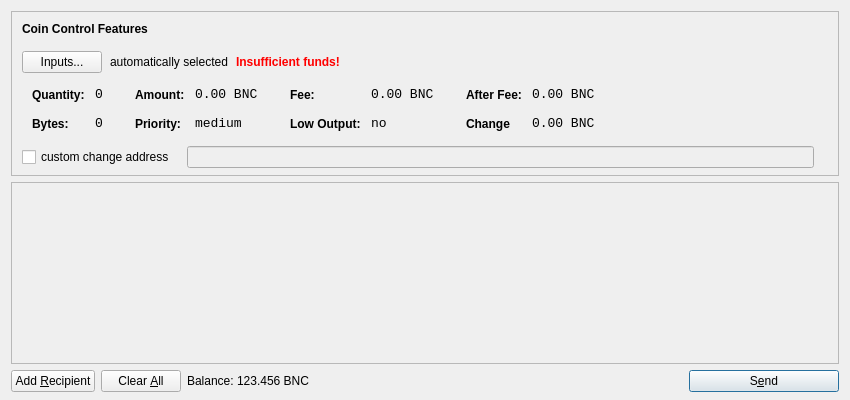
<?xml version="1.0" encoding="UTF-8"?>
<ui version="4.0">
 <class>SendCoinsDialog</class>
 <widget class="QDialog" name="SendCoinsDialog">
  <property name="geometry">
   <rect>
    <x>0</x>
    <y>0</y>
    <width>850</width>
    <height>400</height>
   </rect>
  </property>
  <property name="windowTitle">
   <string>Send Coins</string>
  </property>
  <layout class="QVBoxLayout" name="verticalLayout" stretch="0,1,0">
   <property name="bottomMargin">
    <number>8</number>
   </property>
   <item>
    <widget class="QFrame" name="frameCoinControl">
     <property name="sizePolicy">
      <sizepolicy hsizetype="Expanding" vsizetype="Expanding">
       <horstretch>0</horstretch>
       <verstretch>0</verstretch>
      </sizepolicy>
     </property>
     <property name="maximumSize">
      <size>
       <width>16777215</width>
       <height>16777215</height>
      </size>
     </property>
     <property name="frameShape">
      <enum>QFrame::StyledPanel</enum>
     </property>
     <property name="frameShadow">
      <enum>QFrame::Sunken</enum>
     </property>
     <layout class="QVBoxLayout" name="verticalLayoutCoinControl2">
      <property name="spacing">
       <number>-1</number>
      </property>
      <property name="leftMargin">
       <number>0</number>
      </property>
      <property name="topMargin">
       <number>0</number>
      </property>
      <property name="rightMargin">
       <number>0</number>
      </property>
      <property name="bottomMargin">
       <number>6</number>
      </property>
      <item>
       <layout class="QVBoxLayout" name="verticalLayoutCoinControl" stretch="0,0,0,0,1">
        <property name="spacing">
         <number>0</number>
        </property>
        <property name="leftMargin">
         <number>10</number>
        </property>
        <property name="topMargin">
         <number>10</number>
        </property>
        <item>
         <layout class="QHBoxLayout" name="horizontalLayoutCoinControl1">
          <property name="bottomMargin">
           <number>15</number>
          </property>
          <item>
           <widget class="QLabel" name="labelCoinControlFeatures">
            <property name="sizePolicy">
             <sizepolicy hsizetype="Preferred" vsizetype="Maximum">
              <horstretch>0</horstretch>
              <verstretch>0</verstretch>
             </sizepolicy>
            </property>
            <property name="font">
             <font>
              <weight>75</weight>
              <bold>true</bold>
             </font>
            </property>
            <property name="styleSheet">
             <string notr="true">font-weight:bold;</string>
            </property>
            <property name="text">
             <string>Coin Control Features</string>
            </property>
           </widget>
          </item>
         </layout>
        </item>
        <item>
         <layout class="QHBoxLayout" name="horizontalLayoutCoinControl2" stretch="0,0,0,0">
          <property name="spacing">
           <number>8</number>
          </property>
          <property name="bottomMargin">
           <number>10</number>
          </property>
          <item>
           <widget class="QPushButton" name="pushButtonCoinControl">
            <property name="styleSheet">
             <string notr="true"/>
            </property>
            <property name="text">
             <string>Inputs...</string>
            </property>
           </widget>
          </item>
          <item>
           <widget class="QLabel" name="labelCoinControlAutomaticallySelected">
            <property name="text">
             <string>automatically selected</string>
            </property>
            <property name="margin">
             <number>5</number>
            </property>
           </widget>
          </item>
          <item>
           <widget class="QLabel" name="labelCoinControlInsuffFunds">
            <property name="font">
             <font>
              <weight>75</weight>
              <bold>true</bold>
             </font>
            </property>
            <property name="styleSheet">
             <string notr="true">color:red;font-weight:bold;</string>
            </property>
            <property name="text">
             <string>Insufficient funds!</string>
            </property>
            <property name="margin">
             <number>5</number>
            </property>
           </widget>
          </item>
          <item>
           <spacer name="horizontalSpacerCoinControl">
            <property name="orientation">
             <enum>Qt::Horizontal</enum>
            </property>
            <property name="sizeHint" stdset="0">
             <size>
              <width>40</width>
              <height>1</height>
             </size>
            </property>
           </spacer>
          </item>
         </layout>
        </item>
        <item>
         <widget class="QWidget" name="widgetCoinControl" native="true">
          <property name="sizePolicy">
           <sizepolicy hsizetype="Preferred" vsizetype="Preferred">
            <horstretch>0</horstretch>
            <verstretch>0</verstretch>
           </sizepolicy>
          </property>
          <property name="minimumSize">
           <size>
            <width>0</width>
            <height>0</height>
           </size>
          </property>
          <property name="styleSheet">
           <string notr="true"/>
          </property>
          <layout class="QHBoxLayout" name="horizontalLayoutCoinControl5">
           <property name="margin">
            <number>0</number>
           </property>
           <item>
            <layout class="QHBoxLayout" name="horizontalLayoutCoinControl3" stretch="0,0,0,1">
             <property name="spacing">
              <number>20</number>
             </property>
             <property name="topMargin">
              <number>0</number>
             </property>
             <property name="bottomMargin">
              <number>10</number>
             </property>
             <item>
              <layout class="QFormLayout" name="formLayoutCoinControl1">
               <property name="horizontalSpacing">
                <number>10</number>
               </property>
               <property name="verticalSpacing">
                <number>14</number>
               </property>
               <property name="leftMargin">
                <number>10</number>
               </property>
               <property name="topMargin">
                <number>4</number>
               </property>
               <property name="rightMargin">
                <number>6</number>
               </property>
               <item row="0" column="0">
                <widget class="QLabel" name="labelCoinControlQuantityText">
                 <property name="styleSheet">
                  <string notr="true">font-weight:bold;</string>
                 </property>
                 <property name="text">
                  <string>Quantity:</string>
                 </property>
                 <property name="margin">
                  <number>0</number>
                 </property>
                </widget>
               </item>
               <item row="0" column="1">
                <widget class="QLabel" name="labelCoinControlQuantity">
                 <property name="font">
                  <font>
                   <family>Monospace</family>
                   <pointsize>10</pointsize>
                  </font>
                 </property>
                 <property name="cursor">
                  <cursorShape>IBeamCursor</cursorShape>
                 </property>
                 <property name="contextMenuPolicy">
                  <enum>Qt::ActionsContextMenu</enum>
                 </property>
                 <property name="text">
                  <string>0</string>
                 </property>
                 <property name="margin">
                  <number>0</number>
                 </property>
                 <property name="textInteractionFlags">
                  <set>Qt::LinksAccessibleByMouse|Qt::TextSelectableByKeyboard|Qt::TextSelectableByMouse</set>
                 </property>
                </widget>
               </item>
               <item row="1" column="0">
                <widget class="QLabel" name="labelCoinControlBytesText">
                 <property name="styleSheet">
                  <string notr="true">font-weight:bold;</string>
                 </property>
                 <property name="text">
                  <string>Bytes:</string>
                 </property>
                </widget>
               </item>
               <item row="1" column="1">
                <widget class="QLabel" name="labelCoinControlBytes">
                 <property name="font">
                  <font>
                   <family>Monospace</family>
                   <pointsize>10</pointsize>
                  </font>
                 </property>
                 <property name="cursor">
                  <cursorShape>IBeamCursor</cursorShape>
                 </property>
                 <property name="contextMenuPolicy">
                  <enum>Qt::ActionsContextMenu</enum>
                 </property>
                 <property name="text">
                  <string>0</string>
                 </property>
                 <property name="textInteractionFlags">
                  <set>Qt::LinksAccessibleByMouse|Qt::TextSelectableByKeyboard|Qt::TextSelectableByMouse</set>
                 </property>
                </widget>
               </item>
              </layout>
             </item>
             <item>
              <layout class="QFormLayout" name="formLayoutCoinControl2">
               <property name="horizontalSpacing">
                <number>10</number>
               </property>
               <property name="verticalSpacing">
                <number>14</number>
               </property>
               <property name="leftMargin">
                <number>6</number>
               </property>
               <property name="topMargin">
                <number>4</number>
               </property>
               <property name="rightMargin">
                <number>6</number>
               </property>
               <item row="0" column="0">
                <widget class="QLabel" name="labelCoinControlAmountText">
                 <property name="styleSheet">
                  <string notr="true">font-weight:bold;</string>
                 </property>
                 <property name="text">
                  <string>Amount:</string>
                 </property>
                 <property name="margin">
                  <number>0</number>
                 </property>
                </widget>
               </item>
               <item row="0" column="1">
                <widget class="QLabel" name="labelCoinControlAmount">
                 <property name="font">
                  <font>
                   <family>Monospace</family>
                   <pointsize>10</pointsize>
                  </font>
                 </property>
                 <property name="cursor">
                  <cursorShape>IBeamCursor</cursorShape>
                 </property>
                 <property name="contextMenuPolicy">
                  <enum>Qt::ActionsContextMenu</enum>
                 </property>
                 <property name="text">
                  <string>0.00 BNC</string>
                 </property>
                 <property name="textInteractionFlags">
                  <set>Qt::LinksAccessibleByMouse|Qt::TextSelectableByKeyboard|Qt::TextSelectableByMouse</set>
                 </property>
                </widget>
               </item>
               <item row="1" column="0">
                <widget class="QLabel" name="labelCoinControlPriorityText">
                 <property name="styleSheet">
                  <string notr="true">font-weight:bold;</string>
                 </property>
                 <property name="text">
                  <string>Priority:</string>
                 </property>
                </widget>
               </item>
               <item row="1" column="1">
                <widget class="QLabel" name="labelCoinControlPriority">
                 <property name="font">
                  <font>
                   <family>Monospace</family>
                   <pointsize>10</pointsize>
                  </font>
                 </property>
                 <property name="cursor">
                  <cursorShape>IBeamCursor</cursorShape>
                 </property>
                 <property name="contextMenuPolicy">
                  <enum>Qt::ActionsContextMenu</enum>
                 </property>
                 <property name="text">
                  <string>medium</string>
                 </property>
                 <property name="textInteractionFlags">
                  <set>Qt::LinksAccessibleByMouse|Qt::TextSelectableByKeyboard|Qt::TextSelectableByMouse</set>
                 </property>
                </widget>
               </item>
              </layout>
             </item>
             <item>
              <layout class="QFormLayout" name="formLayoutCoinControl3">
               <property name="horizontalSpacing">
                <number>10</number>
               </property>
               <property name="verticalSpacing">
                <number>14</number>
               </property>
               <property name="leftMargin">
                <number>6</number>
               </property>
               <property name="topMargin">
                <number>4</number>
               </property>
               <property name="rightMargin">
                <number>6</number>
               </property>
               <item row="0" column="0">
                <widget class="QLabel" name="labelCoinControlFeeText">
                 <property name="styleSheet">
                  <string notr="true">font-weight:bold;</string>
                 </property>
                 <property name="text">
                  <string>Fee:</string>
                 </property>
                 <property name="margin">
                  <number>0</number>
                 </property>
                </widget>
               </item>
               <item row="0" column="1">
                <widget class="QLabel" name="labelCoinControlFee">
                 <property name="font">
                  <font>
                   <family>Monospace</family>
                   <pointsize>10</pointsize>
                  </font>
                 </property>
                 <property name="cursor">
                  <cursorShape>IBeamCursor</cursorShape>
                 </property>
                 <property name="contextMenuPolicy">
                  <enum>Qt::ActionsContextMenu</enum>
                 </property>
                 <property name="text">
                  <string>0.00 BNC</string>
                 </property>
                 <property name="textInteractionFlags">
                  <set>Qt::LinksAccessibleByMouse|Qt::TextSelectableByKeyboard|Qt::TextSelectableByMouse</set>
                 </property>
                </widget>
               </item>
               <item row="1" column="0">
                <widget class="QLabel" name="labelCoinControlLowOutputText">
                 <property name="styleSheet">
                  <string notr="true">font-weight:bold;</string>
                 </property>
                 <property name="text">
                  <string>Low Output:</string>
                 </property>
                </widget>
               </item>
               <item row="1" column="1">
                <widget class="QLabel" name="labelCoinControlLowOutput">
                 <property name="font">
                  <font>
                   <family>Monospace</family>
                   <pointsize>10</pointsize>
                  </font>
                 </property>
                 <property name="cursor">
                  <cursorShape>IBeamCursor</cursorShape>
                 </property>
                 <property name="contextMenuPolicy">
                  <enum>Qt::ActionsContextMenu</enum>
                 </property>
                 <property name="text">
                  <string>no</string>
                 </property>
                 <property name="textInteractionFlags">
                  <set>Qt::LinksAccessibleByMouse|Qt::TextSelectableByKeyboard|Qt::TextSelectableByMouse</set>
                 </property>
                </widget>
               </item>
              </layout>
             </item>
             <item>
              <layout class="QFormLayout" name="formLayoutCoinControl4">
               <property name="horizontalSpacing">
                <number>10</number>
               </property>
               <property name="verticalSpacing">
                <number>14</number>
               </property>
               <property name="leftMargin">
                <number>6</number>
               </property>
               <property name="topMargin">
                <number>4</number>
               </property>
               <property name="rightMargin">
                <number>6</number>
               </property>
               <item row="0" column="0">
                <widget class="QLabel" name="labelCoinControlAfterFeeText">
                 <property name="styleSheet">
                  <string notr="true">font-weight:bold;</string>
                 </property>
                 <property name="text">
                  <string>After Fee:</string>
                 </property>
                 <property name="margin">
                  <number>0</number>
                 </property>
                </widget>
               </item>
               <item row="0" column="1">
                <widget class="QLabel" name="labelCoinControlAfterFee">
                 <property name="font">
                  <font>
                   <family>Monospace</family>
                   <pointsize>10</pointsize>
                  </font>
                 </property>
                 <property name="cursor">
                  <cursorShape>IBeamCursor</cursorShape>
                 </property>
                 <property name="contextMenuPolicy">
                  <enum>Qt::ActionsContextMenu</enum>
                 </property>
                 <property name="text">
                  <string>0.00 BNC</string>
                 </property>
                 <property name="textInteractionFlags">
                  <set>Qt::LinksAccessibleByMouse|Qt::TextSelectableByKeyboard|Qt::TextSelectableByMouse</set>
                 </property>
                </widget>
               </item>
               <item row="1" column="0">
                <widget class="QLabel" name="labelCoinControlChangeText">
                 <property name="styleSheet">
                  <string notr="true">font-weight:bold;</string>
                 </property>
                 <property name="text">
                  <string>Change</string>
                 </property>
                </widget>
               </item>
               <item row="1" column="1">
                <widget class="QLabel" name="labelCoinControlChange">
                 <property name="font">
                  <font>
                   <family>Monospace</family>
                   <pointsize>10</pointsize>
                  </font>
                 </property>
                 <property name="cursor">
                  <cursorShape>IBeamCursor</cursorShape>
                 </property>
                 <property name="contextMenuPolicy">
                  <enum>Qt::ActionsContextMenu</enum>
                 </property>
                 <property name="text">
                  <string>0.00 BNC</string>
                 </property>
                 <property name="textInteractionFlags">
                  <set>Qt::LinksAccessibleByMouse|Qt::TextSelectableByKeyboard|Qt::TextSelectableByMouse</set>
                 </property>
                </widget>
               </item>
              </layout>
             </item>
            </layout>
           </item>
          </layout>
         </widget>
        </item>
        <item>
         <layout class="QHBoxLayout" name="horizontalLayoutCoinControl4" stretch="0,0,0">
          <property name="spacing">
           <number>12</number>
          </property>
          <property name="sizeConstraint">
           <enum>QLayout::SetDefaultConstraint</enum>
          </property>
          <property name="topMargin">
           <number>5</number>
          </property>
          <property name="rightMargin">
           <number>5</number>
          </property>
          <item>
           <widget class="QCheckBox" name="checkBoxCoinControlChange">
            <property name="text">
             <string>custom change address</string>
            </property>
           </widget>
          </item>
          <item>
           <widget class="QLineEdit" name="lineEditCoinControlChange">
            <property name="enabled">
             <bool>false</bool>
            </property>
            <property name="sizePolicy">
             <sizepolicy hsizetype="Expanding" vsizetype="Fixed">
              <horstretch>0</horstretch>
              <verstretch>0</verstretch>
             </sizepolicy>
            </property>
           </widget>
          </item>
          <item>
           <widget class="QLabel" name="labelCoinControlChangeLabel">
            <property name="sizePolicy">
             <sizepolicy hsizetype="Preferred" vsizetype="Expanding">
              <horstretch>0</horstretch>
              <verstretch>0</verstretch>
             </sizepolicy>
            </property>
            <property name="minimumSize">
             <size>
              <width>0</width>
              <height>0</height>
             </size>
            </property>
            <property name="text">
             <string/>
            </property>
            <property name="margin">
             <number>3</number>
            </property>
           </widget>
          </item>
         </layout>
        </item>
        <item>
         <spacer name="verticalSpacerCoinControl">
          <property name="orientation">
           <enum>Qt::Vertical</enum>
          </property>
          <property name="sizeHint" stdset="0">
           <size>
            <width>800</width>
            <height>1</height>
           </size>
          </property>
         </spacer>
        </item>
       </layout>
      </item>
     </layout>
    </widget>
   </item>
   <item>
    <widget class="QScrollArea" name="scrollArea">
     <property name="widgetResizable">
      <bool>true</bool>
     </property>
     <widget class="QWidget" name="scrollAreaWidgetContents">
      <property name="geometry">
       <rect>
        <x>0</x>
        <y>0</y>
        <width>830</width>
        <height>165</height>
       </rect>
      </property>
      <layout class="QVBoxLayout" name="verticalLayout_2">
       <property name="margin">
        <number>0</number>
       </property>
       <item>
        <layout class="QVBoxLayout" name="entries">
         <property name="spacing">
          <number>6</number>
         </property>
        </layout>
       </item>
       <item>
        <spacer name="verticalSpacer">
         <property name="orientation">
          <enum>Qt::Vertical</enum>
         </property>
         <property name="sizeHint" stdset="0">
          <size>
           <width>20</width>
           <height>40</height>
          </size>
         </property>
        </spacer>
       </item>
      </layout>
     </widget>
    </widget>
   </item>
   <item>
    <layout class="QHBoxLayout" name="horizontalLayout">
     <item>
      <widget class="QPushButton" name="addButton">
       <property name="toolTip">
        <string>Send to multiple recipients at once</string>
       </property>
       <property name="text">
        <string>Add &amp;Recipient</string>
       </property>
       <property name="icon">
        <iconset resource="../bitcoin.qrc">
         <normaloff>:/icons/add</normaloff>:/icons/add</iconset>
       </property>
       <property name="autoDefault">
        <bool>false</bool>
       </property>
      </widget>
     </item>
     <item>
      <widget class="QPushButton" name="clearButton">
       <property name="sizePolicy">
        <sizepolicy hsizetype="Minimum" vsizetype="Fixed">
         <horstretch>0</horstretch>
         <verstretch>0</verstretch>
        </sizepolicy>
       </property>
       <property name="toolTip">
        <string>Remove all transaction fields</string>
       </property>
       <property name="text">
        <string>Clear &amp;All</string>
       </property>
       <property name="icon">
        <iconset resource="../bitcoin.qrc">
         <normaloff>:/icons/remove</normaloff>:/icons/remove</iconset>
       </property>
       <property name="autoRepeatDelay">
        <number>300</number>
       </property>
       <property name="autoDefault">
        <bool>false</bool>
       </property>
      </widget>
     </item>
     <item>
      <layout class="QHBoxLayout" name="horizontalLayout_2">
       <property name="spacing">
        <number>3</number>
       </property>
       <item>
        <widget class="QLabel" name="label">
         <property name="sizePolicy">
          <sizepolicy hsizetype="Preferred" vsizetype="Fixed">
           <horstretch>0</horstretch>
           <verstretch>0</verstretch>
          </sizepolicy>
         </property>
         <property name="text">
          <string>Balance:</string>
         </property>
        </widget>
       </item>
       <item>
        <widget class="QLabel" name="labelBalance">
         <property name="sizePolicy">
          <sizepolicy hsizetype="Preferred" vsizetype="Fixed">
           <horstretch>0</horstretch>
           <verstretch>0</verstretch>
          </sizepolicy>
         </property>
         <property name="cursor">
          <cursorShape>IBeamCursor</cursorShape>
         </property>
         <property name="text">
          <string>123.456 BNC</string>
         </property>
         <property name="textInteractionFlags">
          <set>Qt::LinksAccessibleByMouse|Qt::TextSelectableByKeyboard|Qt::TextSelectableByMouse</set>
         </property>
        </widget>
       </item>
      </layout>
     </item>
     <item>
      <spacer name="horizontalSpacer">
       <property name="orientation">
        <enum>Qt::Horizontal</enum>
       </property>
       <property name="sizeHint" stdset="0">
        <size>
         <width>40</width>
         <height>20</height>
        </size>
       </property>
      </spacer>
     </item>
     <item>
      <widget class="QPushButton" name="sendButton">
       <property name="minimumSize">
        <size>
         <width>150</width>
         <height>0</height>
        </size>
       </property>
       <property name="toolTip">
        <string>Confirm the send action</string>
       </property>
       <property name="text">
        <string>S&amp;end</string>
       </property>
       <property name="icon">
        <iconset resource="../bitcoin.qrc">
         <normaloff>:/icons/send</normaloff>:/icons/send</iconset>
       </property>
       <property name="default">
        <bool>true</bool>
       </property>
      </widget>
     </item>
    </layout>
   </item>
  </layout>
 </widget>
 <resources>
  <include location="../bitcoin.qrc"/>
 </resources>
 <connections/>
</ui>
